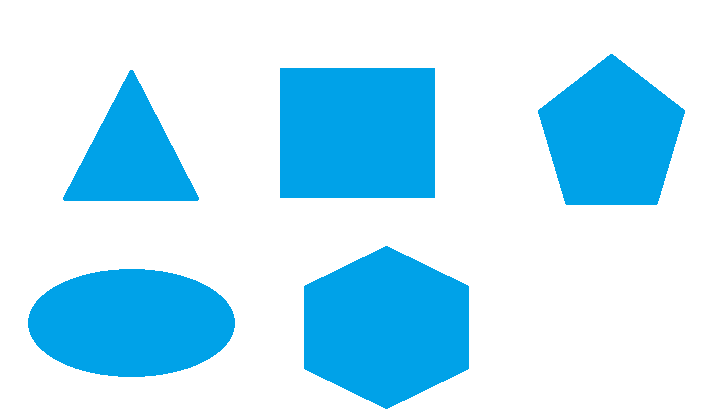
#> input picture OpenCv-Cokgen-Algilama-main/alistirma_cokgen_algilama/polygons.png, 720 x 417 px, given in place of hsv.mp4, which was not available
$ python nesne_saptama.py
#> lines starting #> are read from the running program, lines starting #| are printed output that depends on the picture; after the words box and inside, x2 and y2 are one past the last pixel; in counts of white or black regions, pixels touching at a corner belong together; pictures that were not available may be replaced by others from this repository, and a replacement may not be noted
import cv2
import numpy as np

cap = cv2.VideoCapture("hsv.mp4")


def nothing(x):
    pass


cv2.namedWindow("Trackbars")
cv2.resizeWindow("Trackbars",(512,512))
cv2.createTrackbar("Lower-H","Trackbars",0,180,nothing)
#> slider 'Lower-H' is set to 36
cv2.createTrackbar("Lower-S","Trackbars",0,255,nothing)
#> slider 'Lower-S' is set to 51
cv2.createTrackbar("Lower-V","Trackbars",0,255,nothing)
#> slider 'Lower-V' is set to 51


cv2.createTrackbar("Upper-H","Trackbars",0,180,nothing)
#> slider 'Upper-H' is set to 180
cv2.createTrackbar("Upper-S","Trackbars",0,255,nothing)
#> slider 'Upper-S' is set to 255
cv2.createTrackbar("Upper-V","Trackbars",0,255,nothing)
#> slider 'Upper-V' is set to 255

cv2.setTrackbarPos("Upper-H","Trackbars",180)
cv2.setTrackbarPos("Upper-S","Trackbars",255)
cv2.setTrackbarPos("Upper-V","Trackbars",255)


while True:
    ret,frame = cap.read()
#> frame is the input picture: shape (417, 720, 3); mean B, G, R 248.6, 229.3, 184.6
    if ret == False:
        break
    frame = cv2.resize(frame,(640,480))
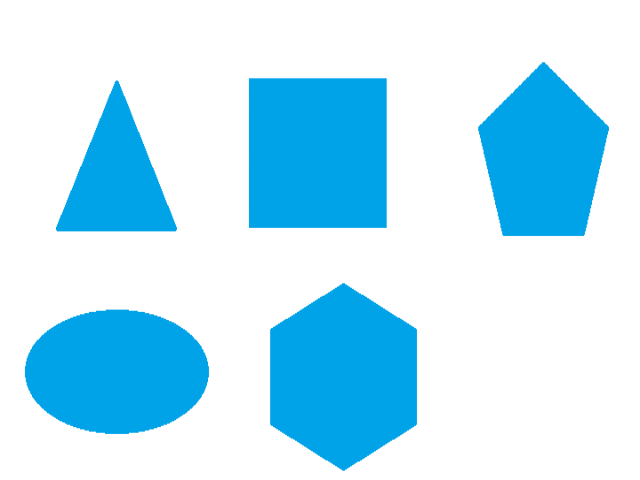
#> frame: shape (480, 640, 3); mean B, G, R 248.6, 229.3, 184.6
    hsv = cv2.cvtColor(frame,cv2.COLOR_BGR2HSV)
#> hsv: shape (480, 640, 3); mean H, S, V 27.8, 70.4, 248.6


    lh = cv2.getTrackbarPos("Lower-H","Trackbars")
    ls = cv2.getTrackbarPos("Lower-S","Trackbars")
    lv = cv2.getTrackbarPos("Lower-V","Trackbars")

    uh = cv2.getTrackbarPos("Upper-H","Trackbars")
    us = cv2.getTrackbarPos("Upper-S","Trackbars")
    uv = cv2.getTrackbarPos("Upper-V","Trackbars")


    lower_color = np.array([lh,ls,lv])
    upper_color = np.array([uh,us,uv])

    mask = cv2.inRange(hsv,lower_color,upper_color)
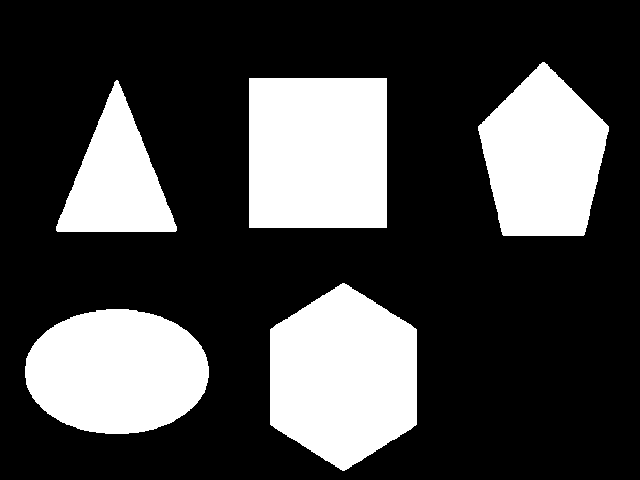
#> mask: shape (480, 640); 27.8% white; 5 white regions, box (x1, y1, x2, y2) and area: (270, 283, 417, 471) 20967, (249, 78, 387, 228) 20700, (25, 309, 209, 434) 18141, (478, 62, 609, 236) 16020, (56, 80, 177, 232) 9688
    bit = cv2.bitwise_and(frame,frame,mask=mask)
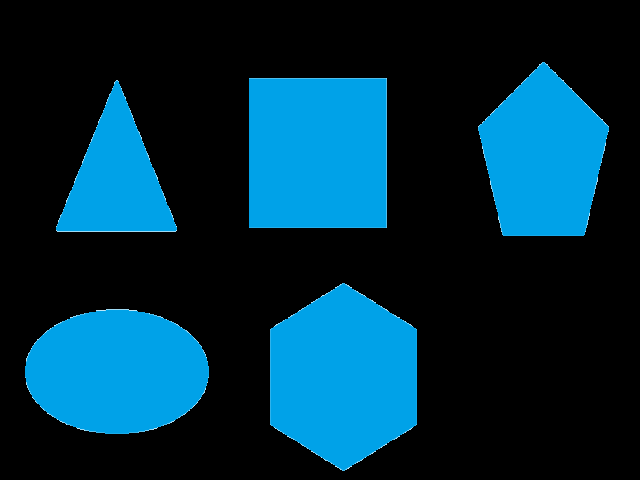
#> bit: shape (480, 640, 3); mean B, G, R 64.6, 45.3, 0.6


    cv2.imshow("frame",frame)
    cv2.imshow("mask",mask)
    cv2.imshow("bit",bit)

    if cv2.waitKey(30) & 0xFF == ord("q"):
#> (key q is pressed here)
        break


cap.release()
cv2.destroyAllWindows()
